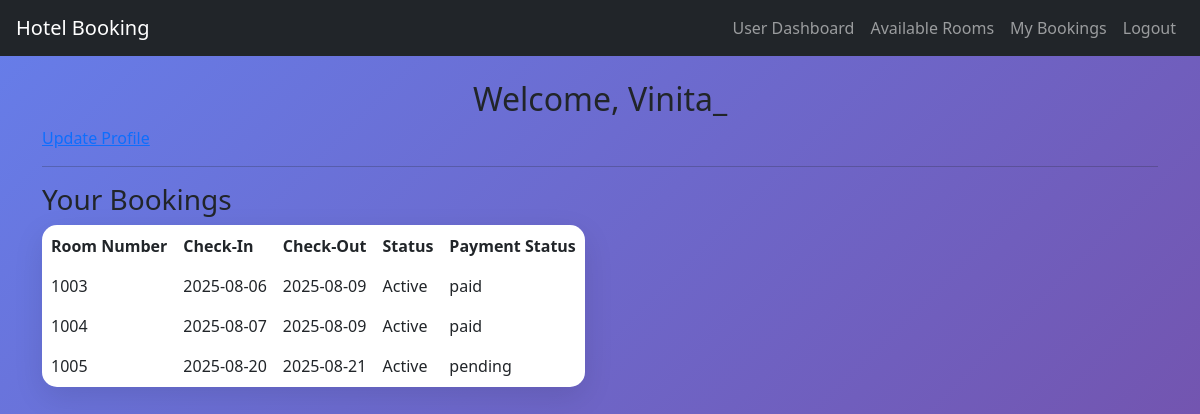
The page /user_dashboard (signed in) on the database its author committed.
### app.py (models this page shows)
class User(db.Model, UserMixin):
    id = db.Column(db.Integer, primary_key=True)
    username = db.Column(db.String(100), unique=True, nullable=False)
    email = db.Column(db.String(100), unique=True, nullable=False)
    password = db.Column(db.String(200), nullable=False)  # Length for hash
    is_admin = db.Column(db.Boolean, default=False)

class Booking(db.Model):
    id = db.Column(db.Integer, primary_key=True)
    user_id = db.Column(db.Integer, db.ForeignKey('user.id'))
    room_id = db.Column(db.Integer, db.ForeignKey('room.id'))
    check_in = db.Column(db.Date)  # Changed to Date type
    check_out = db.Column(db.Date)
    is_cancelled = db.Column(db.Boolean, default=False)
    payment_status = db.Column(db.String(20), default='pending')
    user = db.relationship('User', backref='bookings')
    room = db.relationship('Room', backref='bookings')

class Room(db.Model):
    id = db.Column(db.Integer, primary_key=True)
    room_number = db.Column(db.String(20), unique=True, nullable=False)
    room_type = db.Column(db.String(50), nullable=False)
    price = db.Column(db.Float, nullable=False)
    capacity = db.Column(db.Integer, default=2)
    amenities = db.Column(db.String(200))
    image = db.Column(db.String(100), default='default-room.jpg')

### app.py (the view)
@app.route('/user_dashboard')
@login_required
def user_dashboard():
    bookings = Booking.query.filter_by(user_id=current_user.id).all()
    return render_template('user_dashboard.html', bookings=bookings)

### app.py (called while the page is built)
@login_manager.user_loader
def load_user(user_id):
    return User.query.get(int(user_id))

### templates/user_dashboard.html
{% extends "base.html" %}
{% block content %}
<h2>Welcome, {{ current_user.username }}</h2>
<p><a href="{{ url_for('update_profile') }}">Update Profile</a></p>
<hr>
<h3>Your Bookings</h3>
{% if bookings %}
<table border="1" cellpadding="8" cellspacing="0">
    <tr>
        <th>Room Number</th>
        <th>Check-In</th>
        <th>Check-Out</th>
        <th>Status</th>
        <th>Payment Status</th>
    </tr>
    {% for b in bookings %}
    <tr>
        <td>{{ b.room.room_number }}</td>
        <td>{{ b.check_in.strftime('%Y-%m-%d') }}</td>
        <td>{{ b.check_out.strftime('%Y-%m-%d') }}</td>
        <td>{{ 'Cancelled' if b.is_cancelled else 'Active' }}</td>
        <td>{{ b.payment_status }}</td>
    </tr>
    {% endfor %}
</table>
{% else %}
<p>You have no bookings yet.</p>
{% endif %}
{% endblock %}

### static/style.css (style rules this page uses)
body { background: linear-gradient(135deg, #667eea 0%, #764ba2 100%); background-attachment: fixed; font-family: 'Segoe UI', Tahoma, Geneva, Verdana, sans-serif; min-height: 100vh; }
h1, h2, h4 { color: #343a40; text-align: center; margin-bottom: 20px; }
table { background-color: white; border-radius: 15px; overflow: hidden; box-shadow: 0 10px 30px rgba(0,0,0,0.1); }

### rows shown on the page
User: username "Vinita_"
Booking: room.room_number "1003", check_in "2025-08-06", check_out "2025-08-09", is_cancelled "Active", payment_status "paid"
Booking: room.room_number "1004", check_in "2025-08-07", check_out "2025-08-09", is_cancelled "Active", payment_status "paid"
Booking: room.room_number "1005", check_in "2025-08-20", check_out "2025-08-21", is_cancelled "Active", payment_status "pending"
